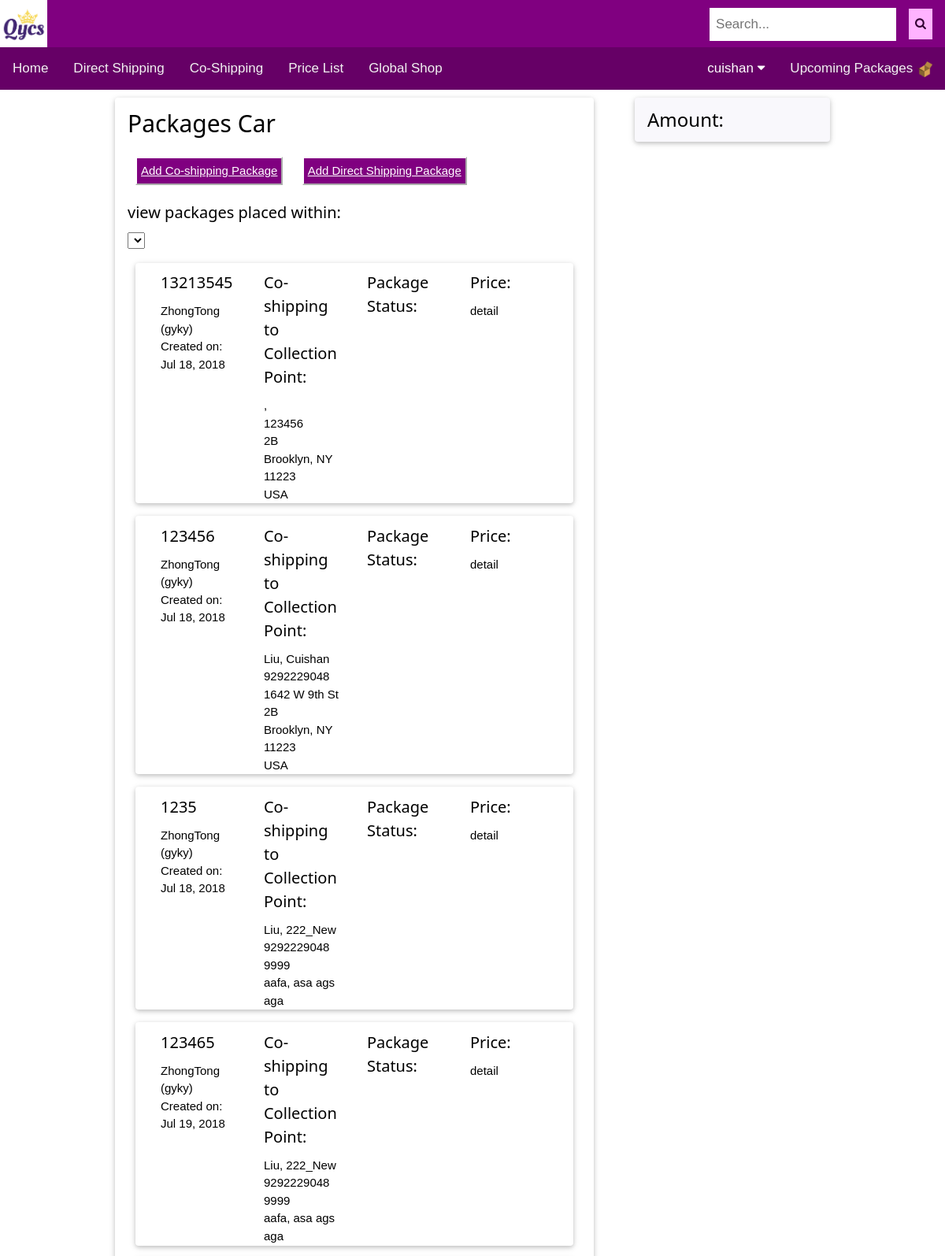
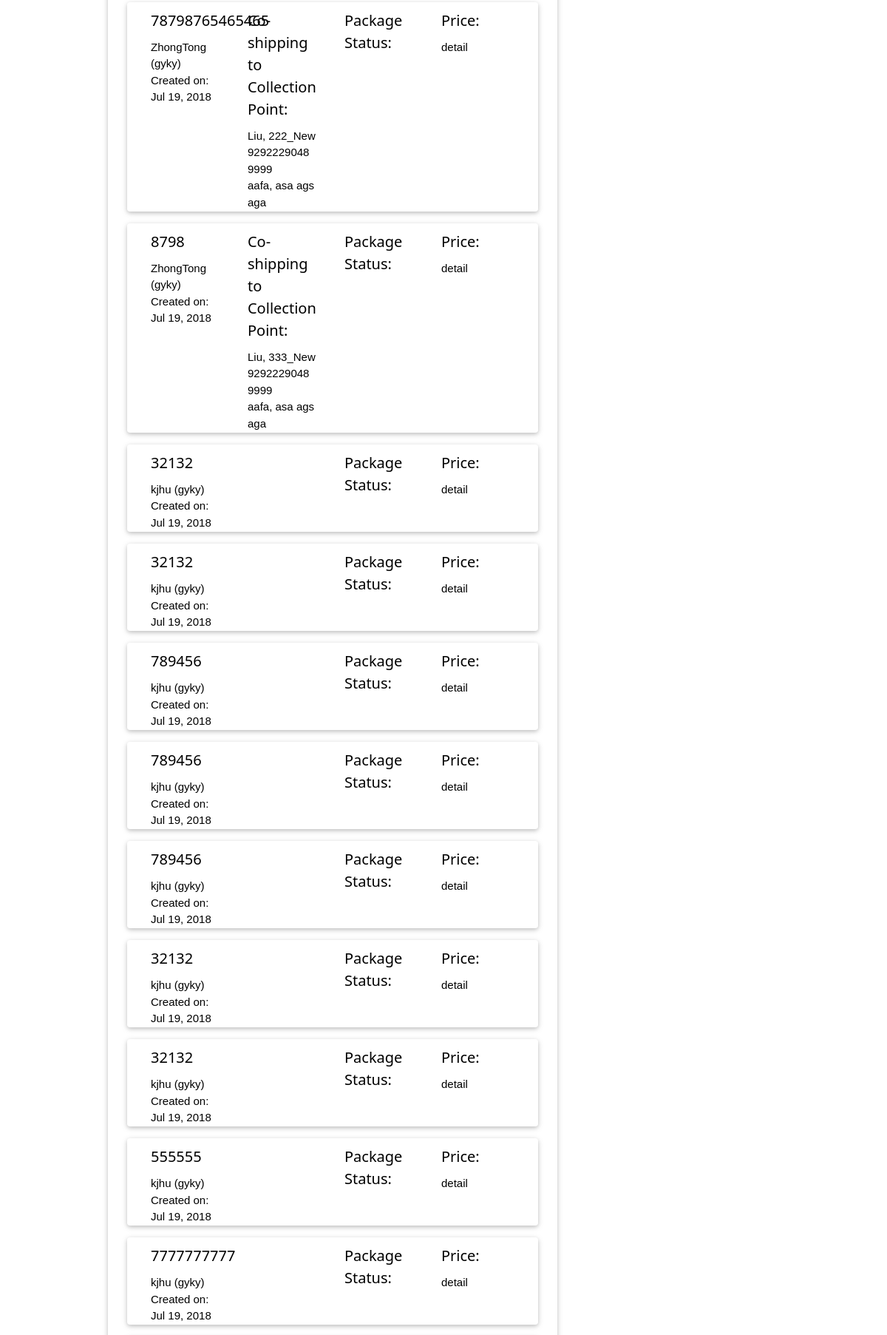
Page /packages/card/ (signed in, upper part) on the committed database (2 pictures, top to bottom).
### main/models.py (models this page shows, shortened)
class Service(models.Model):
	TYPE_CHOICE = (
		('Food', 'food'),
		('Regular', 'regular'),
		('Luxury', 'luxury'),
		('Mix', 'mix'),
	)
	user = models.ForeignKey(User, on_delete=models.DO_NOTHING , related_name='client_user',verbose_name= 'User')
	order = models.BooleanField(default=False,verbose_name= 'Order')
	storage = models.BooleanField(default=False,verbose_name= 'Storage')
	co_shipping = models.NullBooleanField(verbose_name= 'Co-Shipping')
	parent_package = models.ForeignKey(ParentPackage, on_delete=models.DO_NOTHING, blank = True, null=True,verbose_name= 'Parent Package')
	created_date = models.DateTimeField(auto_now_add = True, blank=True, null=True, verbose_name= 'Created on')
	package_type = models.CharField(max_length = 16, choices = TYPE_CHOICE, blank=True, default='',verbose_name = 'Package Type')  # create a choice?
	emp_created = models.ForeignKey(Employee, on_delete=models.DO_NOTHING, blank = True, null=True, related_name='order_created_by_emplloyee',verbose_name= 'Created by Employee (order only)') # for order only
	request_ship_date = models.DateField(blank=True, null=True, verbose_name= 'Requested to Ship on')
	memo = models.TextField(blank=True, default='',verbose_name= 'Memo')
	cust_tracking_num = models.CharField(max_length = 30, blank=True, default='',verbose_name= 'Customer Tracking Number')
	cust_carrier = models.CharField(max_length = 20, blank=True, default='',verbose_name= 'Customer Carrier')# need to set up choice
	low_volume_request = models.BooleanField(default = False,verbose_name= 'Low Volume Request')
	no_rush_request = models.BooleanField(default = False,verbose_name= 'No Rush Request')
	wh_received = models.ForeignKey(Warehouse, on_delete=models.DO_NOTHING, null=True, related_name='received_at_warehouse',verbose_name= 'Warehouse Received')
	wh_received_date = models.DateField(blank=True, null=True,verbose_name= 'Warehouse Received on')
	ready_date = models.DateField(blank=True, null=True, verbose_name= 'Package Ready on')
	emp_pack = models.ForeignKey(Employee, on_delete=models.DO_NOTHING,  blank = True, null=True, related_name='package_repacked_by_employee', verbose_name= 'Packed by Employee')
	weight = models.DecimalField( blank=True, null=True, max_digits=10, decimal_places=2, verbose_name= 'Weight(kg)')
	deposit = models.DecimalField( blank=True, null=True, max_digits=10, decimal_places=2 , verbose_name= 'Deposit Amount')
	deposit_key = models.ForeignKey(Payment, on_delete=models.DO_NOTHING, blank=True, null=True, related_name='deposit_payment_key', verbose_name= 'Deposit Confirmation')
	storage_fee = models.DecimalField( blank=True, null=True, max_digits=10, decimal_places=2, verbose_name= 'Storage Fee')
	shipping_fee = models.DecimalField( blank=True, null=True, max_digits=10, decimal_places=2, verbose_name= 'Shipping Fee')
	currency = models.CharField(max_length = 20, blank=True, default='', verbose_name= 'Currency') # need to set up choice
	paid_key = models.ForeignKey(Payment, on_delete=models.DO_NOTHING,  blank=True, null=True, related_name='paid_payment_key', verbose_name= 'Payment Confirmation')
	ship_to_add = models.ForeignKey(Address, on_delete=models.DO_NOTHING, blank=True, null=True, related_name='ship_to_personal_location', verbose_name= 'Ship to User Address')
	ship_to_col = models.ForeignKey(CollectionPoint, on_delete=models.DO_NOTHING, blank=True, null=True, related_name='ship_to_collection_point', verbose_name= 'Ship to Collection Point')
	receiver = models.ForeignKey(CoReceiver, on_delete=models.DO_NOTHING, blank=True, null=True, verbose_name= 'Receiver')
	ship_to_wh = models.ForeignKey(Warehouse, on_delete=models.DO_NOTHING, blank=True, null=True, related_name='ship_to_warehouse', verbose_name= 'Ship to Warehouse')
	picked_up = models.NullBooleanField(verbose_name= 'User Picked Up')
	picked_up_date = models.DateField(blank=True, null=True, verbose_name= 'User Picked on')
	last_shipped_date = models.DateField(blank=True, null=True, verbose_name= 'Last Shipped on')
	tracking_num = models.CharField(max_length = 20, blank=True, default='', verbose_name= 'Last Tracking Number')
	last_carrier = models.CharField(max_length = 20, blank=True, default='', verbose_name= 'Carrier')# need to set up choice
	status = models.CharField(max_length = 20, blank=True, default='', verbose_name= 'Packasge Status')
	issue = models.TextField(blank=True, default='', verbose_name= 'Package Issue')
	refund_key = models.ForeignKey(Payment, on_delete=models.DO_NOTHING, blank=True, null=True, related_name='refund_payment_key', verbose_name = 'Refund Confirmation')

class Address_Common_Info(models.Model):
	address = models.CharField(max_length=300, default='',verbose_name='地址' )
	apt = models.CharField(blank=True, max_length=10, default='',verbose_name='Apartment' )
	city = models.CharField(max_length=100, default='',verbose_name= 'City')
	state = models.CharField(max_length=100, default='',verbose_name= 'State')
	country = models.CharField(max_length=100, default='',verbose_name= 'Country')
	zipcode = models.CharField(max_length=5, default='', verbose_name= 'Zip Code')
	memo = models.TextField(blank = True, default='', verbose_name= 'Address Meno')
	class Meta:
		abstract = True

class Warehouse(Address_Common_Info):
	name = models.CharField(max_length=100, unique=True, default='',verbose_name= 'Warehouse Name')
	status = models.BooleanField(default = False,verbose_name= 'Avaliable')
	status.boolean = True
	memo = models.TextField(blank=True, default='',verbose_name= 'Memo')
	status.boolean = True

class Address(Address_Common_Info):
	user = models.ForeignKey(User, on_delete=models.SET_NULL, blank=True, null=True, verbose_name= 'User')
	follow_user_infor = models.BooleanField(default = False)
	created_date = models.DateTimeField(auto_now_add = True, blank=True, null=True)
	first_name = models.CharField(max_length=100, blank=True,default='',verbose_name= 'First Name')
	last_name = models.CharField(max_length=100, blank=True,default='',verbose_name= 'Last Name')
	location_name = models.CharField(blank=True, max_length=100, default='',verbose_name= 'Location Nickname')
	phone = models.CharField(validators=[phone_regex], max_length=25, blank=True, default='',verbose_name= 'Phone Number')
	email = models.EmailField(max_length=100, blank=True, default='',verbose_name= 'Email Address')
	updated_date = models.DateTimeField(auto_now = True, blank=True, null=True)

### main/views.py (the view)
# urls.py: path('packages/card/', login_required(views.PackageCardView.as_view()), name='packagecard'),
class PackageCardView(TemplateView):
	template_name = 'main/packagecar.html'
	def get(self, request):
		return render(request, self.template_name,
			{'package_list': Service.objects.filter(user = request.user, paid_key = None)})

### main/templates/main/packagecar.html (shortened to what this page needs)
{% extends "main/base.html" %}
{% block content %}
<div class="w3-cell w3-container w3-mobile">
    <div class="w3-card-2 w3-round w3-container">
		<h2>Packages Car</h2>
		<button><a href="{% url 'collection_points' %}"> Add Co-shipping Package</a></button>
		<button><a href="{% url 'add_direct_shipping' %}"> Add Direct Shipping Package</a></button>
		<h4>view packages placed within:</h4>
		<select>
		</select>
		<br/>
		{% for package in package_list %}
			<div class="w3-card-2 w3-round w3-panel">
		        <div class="w3-quarter w3-container">
		        	<h4>{{package.cust_tracking_num}}</h4>
		        		{{package.cust_carrier}} ({{package.wh_received.country}})<br/>
		        		{% if package.created_date %}
		        			Created on: {{package.created_date|date:"M d, Y" }}<br/>{% endif %}
		    	</div>
				<div class="w3-quarter w3-container">
					{% if package.ship_to_add %}
					<h4>Co-shipping to Collection Point:</h4>
				        {% if not package.ship_to_add.follow_user_infor %}
				            {{package.ship_to_add.last_name}}, {{package.ship_to_add.first_name}}<br/>
				            {% if package.ship_to_add.phone and package.ship_to_add.email %}
				            	{{package.ship_to_add.phone}} | {{package.ship_to_add.email}}<br/>
				            {% elif package.ship_to_add.phone or package.ship_to_add.email %}
				            	{{package.ship_to_add.phone}}{{package.ship_to_add.email}}<br/>
				            {% endif %}
				        {% else %}
				            {{user.last_name}}, {{user.first_name}}<br/>
				            {% if user.userprofile.phone %}
				            	{{user.userprofile.phone}}<br/>{% endif %}
				            {% if user.email %}
				            	{{user.email}}<br/>{% endif %}
				        {% endif %}
			            {{package.ship_to_add.address}}<br/>
			            {% if package.ship_to_add.apt %}
			            {{package.ship_to_add.apt}}<br/>{% endif %}
			            {{package.ship_to_add.city}}, {{package.ship_to_add.state}} {{package.ship_to_add.zipcode}}<br/>
			            {{package.ship_to_add.country}}<br/>
					{% endif %}
				</div>
				<div class="w3-quarter w3-container">
					<h4>Package Status:</h4>
				</div>
				<div class="w3-quarter w3-container">
					<h4>Price:</h4>
					<div class="w3-ight"><a>detail</a></div>
				</div>
		    </div>
		{% endfor %}
	</div>
</div>
<div class="w3-container w3-cell w3-mobile" style="width:300px">
    <div class="w3-card-2 w3-round w3-container aside-bar-background-color">
        <h3>Amount:</h3>
    </div>
</div>
{% endblock %}

### main/templates/main/base.html (shortened to what this page needs)
{% load static %}
<!doctype html>
<html lang="en">
  <head>
    <link rel="stylesheet" href="{% static 'css/style.css' %}">
    <link rel="stylesheet" href="{% static 'css/w3.css' %}">
    <link rel="stylesheet" href="https://cdnjs.cloudflare.com/ajax/libs/font-awesome/4.7.0/css/font-awesome.min.css">
</head>
<body>
<header>
    <div class = "navlogo">
      <img src="{% static 'image/logo.png' %}" alt="logo" width="60" height="60" />
      <div class ="search">
        <input type="text" placeholder="Search..." name="search">
        <button type="submit"><i class="fa fa-search"></i></button>
      </div>
    </div>
</header>
<div class="w3-bar">
    <div class="topnav " id="myTopnav">
      <a href="{% url 'home' %}">Home</a>
      <a href="{% url 'add_direct_shipping' %}">Direct Shipping</a>
      <a href="{% url 'collection_points' %}">Co-Shipping</a>
      <a href="">Price List</a>
      <a href="">Global Shop</a>
      <div class="topnav-right">
          {% if user.is_authenticated %}
            <div class="dropdown">
              <button class="dropbtn">{{user.username}}
                <i class="fa fa-caret-down"></i>
              </button>
            </div>
          {% endif %}
        <a href="{% url 'packagecard' %}">Upcoming Packages
        <img src="{% static 'image/box.png' %}" width="20" height="20"></a>
      </div>
  </div>
</div>
  <div class="w3-cell-row w3-mobile" style="width:80%;margin-left:auto;margin-right: auto">
  {% block content %}
  {% endblock %}
  </div>
</body>
</html>

### main/static/css/style.css (style rules this page uses)
body { font-family: Arial, Helvetica, sans-serif; }
.navlogo { background-color: #800080; }
.navlogo .search { float: right; }
.navlogo input[type=text] { padding: 8px; border: none; margin-top: 10px; margin-right: 16px; font-size: 17px; }
.navlogo .search button { color:#330033; background-color: #ffb3ff; float: right; padding: 8px; border: none; margin-top: 11px; margin-right: 16px; }
.topnav { overflow: hidden; background-color: #660066; }
.topnav-right { float: right; }
.topnav-right img { margin: 0; }
.topnav a { float: left; display: block; color: #f2f2f2; text-align: center; padding: 14px 16px; text-decoration: none; font-size: 17px; }
.dropdown { float: left; overflow: hidden; }
.dropdown .dropbtn { font-size: 17px; border: none; outline: none; color: white; padding: 14px 16px; background-color: inherit; font-family: inherit; margin: 0; }
.aside-bar-background-color { background-color:rgb(249,248,252); }
.w3-cell-row button, input[type="submit"] { background-color: #800080; color: #fff; padding: 5px 5px 5px 5px; border-width: 2px; border-color: #fff; border-style: outset; min-width: 70px; margin: 10px; }
.w3-card-2 { margin: 10px; }

### main/static/css/w3.css (style rules this page uses)
html { box-sizing:border-box }
*,*:before,*:after { box-sizing:inherit }
html { -ms-text-size-adjust:100%;-webkit-text-size-adjust:100% }
body { margin:0 }
article,aside,details,figcaption,figure,footer,header,main,menu,nav,section,summary { display:block }
a { background-color:transparent;-webkit-text-decoration-skip:objects }
img { border-style:none }
button,input,select,textarea { font:inherit;margin:0 }
button,input { overflow:visible }
button,select { text-transform:none }
button,html [type=button],[type=reset],[type=submit] { -webkit-appearance:button }
html,body { font-family:Verdana,sans-serif;font-size:15px;line-height:1.5 }
html { overflow-x:hidden }
h2 { font-size:30px }
h3 { font-size:24px }
h4 { font-size:20px }
h1,h2,h3,h4,h5,h6 { font-family:"Segoe UI",Arial,sans-serif;font-weight:400;margin:10px 0 }
img { vertical-align:middle }
a { color:inherit }
.w3-bar { width:100%;overflow:hidden }
.w3-container:after,.w3-container:before,.w3-panel:after,.w3-panel:before,.w3-row:after,.w3-row:before,.w3-row-padding:after,.w3-row-padding:before, .w3-cell-row:before,.w3-cell-row:after,.w3-clear:after,.w3-clear:before,.w3-bar:before,.w3-bar:after { content:"";display:table;clear:both }
.w3-col,.w3-half,.w3-third,.w3-twothird,.w3-threequarter,.w3-quarter { float:left;width:100% }
@media (min-width:601px) { .w3-col.m3,.w3-quarter { width:24.99999% } }
.w3-cell-row { display:table;width:100% }
.w3-cell { display:table-cell }
.w3-round,.w3-round-medium { border-radius:4px }
.w3-container,.w3-panel { padding:0.01em 16px }
.w3-panel { margin-top:16px;margin-bottom:16px }
.w3-card,.w3-card-2 { box-shadow:0 2px 5px 0 rgba(0,0,0,0.16),0 2px 10px 0 rgba(0,0,0,0.12) }

### rows in the picture
Service: cust_tracking_num "13213545", cust_carrier "ZhongTong", wh_received.country "gyky", created_date "Jul 18, 2018", ship_to_add.address "123456", ship_to_add.apt "2B", ship_to_add.city "Brooklyn", ship_to_add.state "NY", ship_to_add.zipcode "11223", ship_to_add.country "USA"
Service: cust_tracking_num "123456", cust_carrier "ZhongTong", wh_received.country "gyky", created_date "Jul 18, 2018", ship_to_add.last_name "Liu", ship_to_add.first_name "Cuishan", ship_to_add.phone "9292229048", ship_to_add.address "1642 W 9th St", ship_to_add.apt "2B", ship_to_add.city "Brooklyn", ship_to_add.state "NY", ship_to_add.zipcode "11223", ship_to_add.country "USA"
Service: cust_tracking_num "1235", cust_carrier "ZhongTong", wh_received.country "gyky", created_date "Jul 18, 2018", ship_to_add.last_name "Liu", ship_to_add.first_name "222_New", ship_to_add.phone "9292229048", ship_to_add.address "9999", ship_to_add.city "aafa", ship_to_add.state "asa", ship_to_add.zipcode "ags", ship_to_add.country "aga"
Service: cust_tracking_num "123465", cust_carrier "ZhongTong", wh_received.country "gyky", created_date "Jul 19, 2018", ship_to_add.last_name "Liu", ship_to_add.first_name "222_New", ship_to_add.phone "9292229048", ship_to_add.address "9999", ship_to_add.city "aafa", ship_to_add.state "asa", ship_to_add.zipcode "ags", ship_to_add.country "aga"
Service: cust_tracking_num "78798765465465", cust_carrier "ZhongTong", wh_received.country "gyky", created_date "Jul 19, 2018", ship_to_add.last_name "Liu", ship_to_add.first_name "222_New", ship_to_add.phone "9292229048", ship_to_add.address "9999", ship_to_add.city "aafa", ship_to_add.state "asa", ship_to_add.zipcode "ags", ship_to_add.country "aga"
Service: cust_tracking_num "8798", cust_carrier "ZhongTong", wh_received.country "gyky", created_date "Jul 19, 2018", ship_to_add.last_name "Liu", ship_to_add.first_name "333_New", ship_to_add.phone "9292229048", ship_to_add.address "9999", ship_to_add.city "aafa", ship_to_add.state "asa", ship_to_add.zipcode "ags", ship_to_add.country "aga"
Service: cust_tracking_num "32132", cust_carrier "kjhu", wh_received.country "gyky", created_date "Jul 19, 2018"
Service: cust_tracking_num "32132", cust_carrier "kjhu", wh_received.country "gyky", created_date "Jul 19, 2018"
Service: cust_tracking_num "789456", cust_carrier "kjhu", wh_received.country "gyky", created_date "Jul 19, 2018"
Service: cust_tracking_num "789456", cust_carrier "kjhu", wh_received.country "gyky", created_date "Jul 19, 2018"
Service: cust_tracking_num "789456", cust_carrier "kjhu", wh_received.country "gyky", created_date "Jul 19, 2018"
Service: cust_tracking_num "32132", cust_carrier "kjhu", wh_received.country "gyky", created_date "Jul 19, 2018"
Service: cust_tracking_num "32132", cust_carrier "kjhu", wh_received.country "gyky", created_date "Jul 19, 2018"
Service: cust_tracking_num "555555", cust_carrier "kjhu", wh_received.country "gyky", created_date "Jul 19, 2018"
Service: cust_tracking_num "7777777777", cust_carrier "kjhu", wh_received.country "gyky", created_date "Jul 19, 2018"

### other values in the picture
{{ user.username }} "cuishan"
